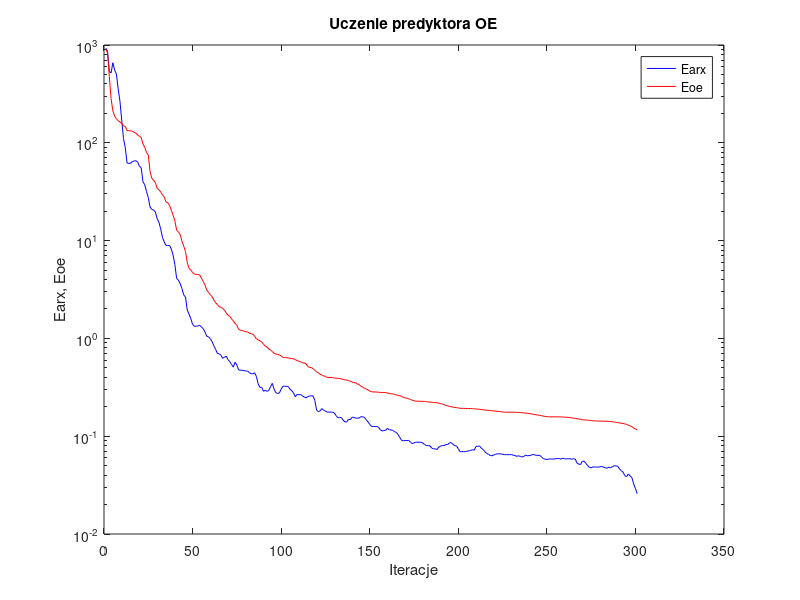
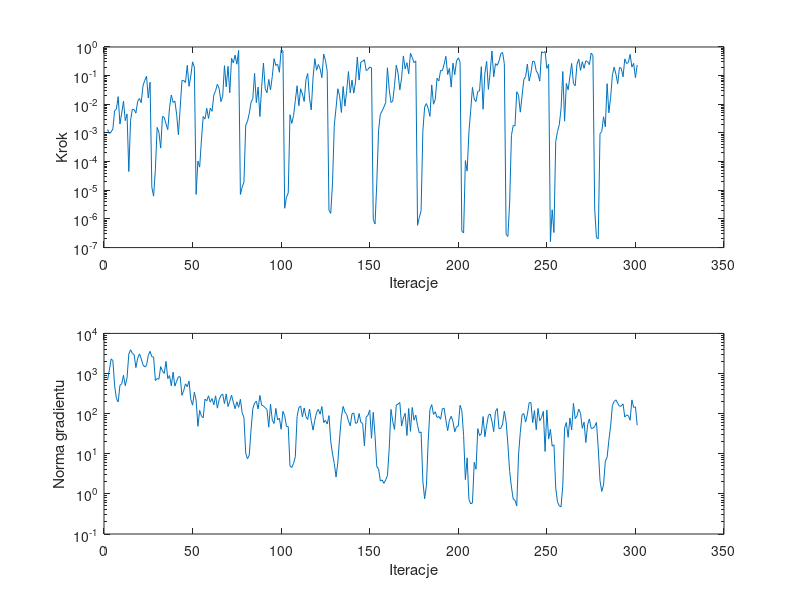

Recreate these plots in MATLAB, in order.
%uczenie predyktora oe
clear all;
n=0; farx(n+1)=9.304109e+002; foe(n+1)=9.113784e+002; wspucz(n+1)=0.000000e+000; ng(n+1)=0.000000e+000;
%odnowa zmiennej metryki
n=1; farx(n+1)=8.646452e+002; foe(n+1)=8.261665e+002; krok(n+1)=1.320637e-003; ng(n+1)=6.823511e+002;
n=2; farx(n+1)=5.356075e+002; foe(n+1)=4.768242e+002; krok(n+1)=9.615395e-004; ng(n+1)=1.188586e+003;
n=3; farx(n+1)=5.188063e+002; foe(n+1)=2.826557e+002; krok(n+1)=1.070672e-003; ng(n+1)=2.311208e+003;
n=4; farx(n+1)=6.582475e+002; foe(n+1)=2.119558e+002; krok(n+1)=1.387045e-003; ng(n+1)=2.094818e+003;
n=5; farx(n+1)=5.558818e+002; foe(n+1)=1.872054e+002; krok(n+1)=6.023109e-003; ng(n+1)=4.953120e+002;
n=6; farx(n+1)=5.047333e+002; foe(n+1)=1.762162e+002; krok(n+1)=6.802533e-003; ng(n+1)=2.394547e+002;
n=7; farx(n+1)=3.558620e+002; foe(n+1)=1.678372e+002; krok(n+1)=1.859561e-002; ng(n+1)=1.963294e+002;
n=8; farx(n+1)=2.663365e+002; foe(n+1)=1.635767e+002; krok(n+1)=2.041615e-003; ng(n+1)=5.093297e+002;
n=9; farx(n+1)=1.711507e+002; foe(n+1)=1.579521e+002; krok(n+1)=4.916421e-003; ng(n+1)=5.538213e+002;
n=10; farx(n+1)=1.106595e+002; foe(n+1)=1.490425e+002; krok(n+1)=1.299379e-002; ng(n+1)=9.043411e+002;
n=11; farx(n+1)=8.950776e+001; foe(n+1)=1.469598e+002; krok(n+1)=2.695374e-003; ng(n+1)=4.965183e+002;
n=12; farx(n+1)=6.225261e+001; foe(n+1)=1.334633e+002; krok(n+1)=4.618991e-003; ng(n+1)=7.766321e+002;
n=13; farx(n+1)=6.158776e+001; foe(n+1)=1.331029e+002; krok(n+1)=4.508384e-005; ng(n+1)=3.047214e+003;
n=14; farx(n+1)=6.183147e+001; foe(n+1)=1.326105e+002; krok(n+1)=2.778799e-003; ng(n+1)=3.916843e+003;
n=15; farx(n+1)=6.422565e+001; foe(n+1)=1.317066e+002; krok(n+1)=6.718810e-003; ng(n+1)=3.159967e+003;
n=16; farx(n+1)=6.509987e+001; foe(n+1)=1.279858e+002; krok(n+1)=6.526603e-003; ng(n+1)=2.937555e+003;
n=17; farx(n+1)=6.559233e+001; foe(n+1)=1.257512e+002; krok(n+1)=4.916421e-003; ng(n+1)=1.403113e+003;
n=18; farx(n+1)=6.338571e+001; foe(n+1)=1.203834e+002; krok(n+1)=1.269968e-002; ng(n+1)=2.390522e+003;
n=19; farx(n+1)=5.749063e+001; foe(n+1)=1.163639e+002; krok(n+1)=1.604627e-002; ng(n+1)=3.075344e+003;
n=20; farx(n+1)=5.544705e+001; foe(n+1)=1.133450e+002; krok(n+1)=1.139839e-002; ng(n+1)=2.348367e+003;
n=21; farx(n+1)=3.997205e+001; foe(n+1)=9.725830e+001; krok(n+1)=4.382471e-002; ng(n+1)=1.651936e+003;
n=22; farx(n+1)=3.723156e+001; foe(n+1)=8.988696e+001; krok(n+1)=6.826594e-002; ng(n+1)=1.454830e+003;
n=23; farx(n+1)=3.178337e+001; foe(n+1)=7.932060e+001; krok(n+1)=9.515193e-002; ng(n+1)=1.590669e+003;
n=24; farx(n+1)=2.750228e+001; foe(n+1)=7.504012e+001; krok(n+1)=1.669856e-002; ng(n+1)=2.835161e+003;
n=25; farx(n+1)=2.203212e+001; foe(n+1)=5.078836e+001; krok(n+1)=5.893163e-002; ng(n+1)=3.564881e+003;
%odnowa zmiennej metryki
n=26; farx(n+1)=2.083261e+001; foe(n+1)=4.341198e+001; krok(n+1)=1.277945e-005; ng(n+1)=2.625483e+003;
n=27; farx(n+1)=2.056756e+001; foe(n+1)=4.116495e+001; krok(n+1)=6.232633e-006; ng(n+1)=2.570288e+003;
n=28; farx(n+1)=1.961280e+001; foe(n+1)=3.930494e+001; krok(n+1)=5.249070e-005; ng(n+1)=6.661473e+002;
n=29; farx(n+1)=1.679925e+001; foe(n+1)=3.416861e+001; krok(n+1)=1.556794e-003; ng(n+1)=7.526014e+002;
n=30; farx(n+1)=1.539720e+001; foe(n+1)=3.320772e+001; krok(n+1)=1.050435e-003; ng(n+1)=7.202421e+002;
n=31; farx(n+1)=1.319136e+001; foe(n+1)=3.147459e+001; krok(n+1)=2.964438e-004; ng(n+1)=1.485669e+003;
n=32; farx(n+1)=1.076466e+001; foe(n+1)=2.943058e+001; krok(n+1)=3.792794e-003; ng(n+1)=1.153015e+003;
n=33; farx(n+1)=9.686441e+000; foe(n+1)=2.795074e+001; krok(n+1)=3.481777e-003; ng(n+1)=1.008948e+003;
n=34; farx(n+1)=8.918636e+000; foe(n+1)=2.483704e+001; krok(n+1)=2.080994e-003; ng(n+1)=2.010977e+003;
n=35; farx(n+1)=8.920758e+000; foe(n+1)=2.442839e+001; krok(n+1)=1.300439e-003; ng(n+1)=7.483291e+002;
n=36; farx(n+1)=8.931265e+000; foe(n+1)=2.289178e+001; krok(n+1)=7.739087e-003; ng(n+1)=8.913603e+002;
n=37; farx(n+1)=8.179676e+000; foe(n+1)=2.041506e+001; krok(n+1)=2.113019e-002; ng(n+1)=4.937377e+002;
n=38; farx(n+1)=7.115274e+000; foe(n+1)=1.815127e+001; krok(n+1)=1.153579e-002; ng(n+1)=1.081842e+003;
n=39; farx(n+1)=5.697049e+000; foe(n+1)=1.595225e+001; krok(n+1)=1.299379e-002; ng(n+1)=4.847232e+002;
n=40; farx(n+1)=4.108793e+000; foe(n+1)=1.276167e+001; krok(n+1)=4.505183e-003; ng(n+1)=6.425156e+002;
n=41; farx(n+1)=3.942833e+000; foe(n+1)=1.229573e+001; krok(n+1)=8.713055e-004; ng(n+1)=8.320311e+002;
n=42; farx(n+1)=3.628325e+000; foe(n+1)=1.152193e+001; krok(n+1)=7.397815e-003; ng(n+1)=8.272067e+002;
n=43; farx(n+1)=3.241165e+000; foe(n+1)=9.854265e+000; krok(n+1)=6.786752e-002; ng(n+1)=2.863076e+002;
n=44; farx(n+1)=2.784784e+000; foe(n+1)=8.770027e+000; krok(n+1)=6.739301e-002; ng(n+1)=3.813119e+002;
n=45; farx(n+1)=2.648834e+000; foe(n+1)=7.760724e+000; krok(n+1)=5.753289e-002; ng(n+1)=5.534765e+002;
n=46; farx(n+1)=1.948369e+000; foe(n+1)=5.935117e+000; krok(n+1)=2.286401e-001; ng(n+1)=4.711136e+002;
n=47; farx(n+1)=1.768937e+000; foe(n+1)=5.200064e+000; krok(n+1)=4.215364e-002; ng(n+1)=6.476483e+002;
n=48; farx(n+1)=1.592428e+000; foe(n+1)=5.006112e+000; krok(n+1)=9.781251e-002; ng(n+1)=2.262667e+002;
n=49; farx(n+1)=1.393399e+000; foe(n+1)=4.719238e+000; krok(n+1)=3.031633e-001; ng(n+1)=1.625662e+002;
n=50; farx(n+1)=1.331878e+000; foe(n+1)=4.553036e+000; krok(n+1)=1.989372e-001; ng(n+1)=3.405677e+002;
%odnowa zmiennej metryki
n=51; farx(n+1)=1.331520e+000; foe(n+1)=4.516877e+000; krok(n+1)=7.204914e-006; ng(n+1)=2.172655e+002;
n=52; farx(n+1)=1.341620e+000; foe(n+1)=4.496987e+000; krok(n+1)=1.046887e-004; ng(n+1)=4.828815e+001;
n=53; farx(n+1)=1.359750e+000; foe(n+1)=4.451894e+000; krok(n+1)=6.435256e-005; ng(n+1)=1.207952e+002;
n=54; farx(n+1)=1.311732e+000; foe(n+1)=4.133226e+000; krok(n+1)=5.734420e-004; ng(n+1)=8.733309e+001;
n=55; farx(n+1)=1.255466e+000; foe(n+1)=3.827854e+000; krok(n+1)=3.778589e-003; ng(n+1)=7.862589e+001;
n=56; farx(n+1)=1.163883e+000; foe(n+1)=3.514972e+000; krok(n+1)=3.049962e-003; ng(n+1)=2.303773e+002;
n=57; farx(n+1)=1.052493e+000; foe(n+1)=3.126642e+000; krok(n+1)=7.242402e-003; ng(n+1)=2.084554e+002;
n=58; farx(n+1)=1.039082e+000; foe(n+1)=2.947427e+000; krok(n+1)=3.206931e-003; ng(n+1)=2.788771e+002;
n=59; farx(n+1)=9.940985e-001; foe(n+1)=2.803327e+000; krok(n+1)=7.321912e-003; ng(n+1)=1.927932e+002;
n=60; farx(n+1)=9.281614e-001; foe(n+1)=2.676965e+000; krok(n+1)=5.711090e-003; ng(n+1)=2.379820e+002;
n=61; farx(n+1)=8.425656e-001; foe(n+1)=2.476509e+000; krok(n+1)=2.107682e-002; ng(n+1)=1.659096e+002;
n=62; farx(n+1)=7.729790e-001; foe(n+1)=2.316029e+000; krok(n+1)=3.002384e-002; ng(n+1)=2.781262e+002;
n=63; farx(n+1)=7.014987e-001; foe(n+1)=2.219521e+000; krok(n+1)=5.003902e-002; ng(n+1)=1.369942e+002;
n=64; farx(n+1)=6.960694e-001; foe(n+1)=2.115716e+000; krok(n+1)=3.571716e-002; ng(n+1)=2.224386e+002;
n=65; farx(n+1)=6.722569e-001; foe(n+1)=2.071440e+000; krok(n+1)=1.238474e-002; ng(n+1)=2.832938e+002;
n=66; farx(n+1)=6.262324e-001; foe(n+1)=2.027325e+000; krok(n+1)=1.895365e-002; ng(n+1)=3.081620e+002;
n=67; farx(n+1)=6.411738e-001; foe(n+1)=1.939137e+000; krok(n+1)=2.228338e-001; ng(n+1)=1.777969e+002;
n=68; farx(n+1)=6.584518e-001; foe(n+1)=1.822679e+000; krok(n+1)=4.050274e-002; ng(n+1)=3.088973e+002;
n=69; farx(n+1)=6.062545e-001; foe(n+1)=1.729467e+000; krok(n+1)=2.114442e-001; ng(n+1)=1.508683e+002;
n=70; farx(n+1)=5.789786e-001; foe(n+1)=1.686777e+000; krok(n+1)=2.525939e-002; ng(n+1)=2.035033e+002;
n=71; farx(n+1)=5.414481e-001; foe(n+1)=1.576001e+000; krok(n+1)=4.021517e-001; ng(n+1)=2.886156e+002;
n=72; farx(n+1)=5.083484e-001; foe(n+1)=1.510816e+000; krok(n+1)=2.798246e-001; ng(n+1)=1.929548e+002;
n=73; farx(n+1)=5.715235e-001; foe(n+1)=1.423499e+000; krok(n+1)=5.189311e-001; ng(n+1)=1.327188e+002;
n=74; farx(n+1)=5.329616e-001; foe(n+1)=1.362827e+000; krok(n+1)=2.515191e-001; ng(n+1)=1.971393e+002;
n=75; farx(n+1)=4.750968e-001; foe(n+1)=1.237702e+000; krok(n+1)=7.560816e-001; ng(n+1)=1.433397e+002;
%odnowa zmiennej metryki
n=76; farx(n+1)=4.731878e-001; foe(n+1)=1.212258e+000; krok(n+1)=7.133044e-006; ng(n+1)=2.273276e+002;
n=77; farx(n+1)=4.718780e-001; foe(n+1)=1.200437e+000; krok(n+1)=1.290355e-005; ng(n+1)=1.048382e+002;
n=78; farx(n+1)=4.675150e-001; foe(n+1)=1.187925e+000; krok(n+1)=1.934393e-005; ng(n+1)=7.999117e+001;
n=79; farx(n+1)=4.661462e-001; foe(n+1)=1.171026e+000; krok(n+1)=1.882699e-003; ng(n+1)=1.026154e+001;
n=80; farx(n+1)=4.619723e-001; foe(n+1)=1.163899e+000; krok(n+1)=2.530456e-003; ng(n+1)=7.455227e+000;
n=81; farx(n+1)=4.492410e-001; foe(n+1)=1.138847e+000; krok(n+1)=4.849441e-003; ng(n+1)=9.302143e+000;
n=82; farx(n+1)=4.359694e-001; foe(n+1)=1.114657e+000; krok(n+1)=1.167289e-002; ng(n+1)=3.932092e+001;
n=83; farx(n+1)=4.331463e-001; foe(n+1)=1.107648e+000; krok(n+1)=1.571994e-002; ng(n+1)=1.325997e+002;
n=84; farx(n+1)=4.456128e-001; foe(n+1)=1.056885e+000; krok(n+1)=1.200954e-001; ng(n+1)=1.825221e+002;
n=85; farx(n+1)=4.090303e-001; foe(n+1)=9.940937e-001; krok(n+1)=1.142218e-002; ng(n+1)=2.026253e+002;
n=86; farx(n+1)=3.442083e-001; foe(n+1)=9.657311e-001; krok(n+1)=4.000365e-002; ng(n+1)=1.308800e+002;
n=87; farx(n+1)=3.155425e-001; foe(n+1)=9.465920e-001; krok(n+1)=3.726829e-003; ng(n+1)=2.844512e+002;
n=88; farx(n+1)=3.172717e-001; foe(n+1)=9.189386e-001; krok(n+1)=4.076532e-002; ng(n+1)=1.618809e+002;
n=89; farx(n+1)=2.878020e-001; foe(n+1)=8.757668e-001; krok(n+1)=2.740921e-001; ng(n+1)=1.552462e+002;
n=90; farx(n+1)=2.947639e-001; foe(n+1)=8.345411e-001; krok(n+1)=3.497807e-002; ng(n+1)=1.411758e+002;
n=91; farx(n+1)=2.873863e-001; foe(n+1)=8.198756e-001; krok(n+1)=2.527804e-002; ng(n+1)=1.272495e+002;
n=92; farx(n+1)=2.935452e-001; foe(n+1)=7.796288e-001; krok(n+1)=7.398460e-002; ng(n+1)=4.595962e+001;
n=93; farx(n+1)=3.200750e-001; foe(n+1)=7.568245e-001; krok(n+1)=3.172883e-002; ng(n+1)=1.720770e+002;
n=94; farx(n+1)=3.470212e-001; foe(n+1)=7.344550e-001; krok(n+1)=9.479650e-002; ng(n+1)=6.885790e+001;
n=95; farx(n+1)=3.034018e-001; foe(n+1)=7.045407e-001; krok(n+1)=3.903951e-001; ng(n+1)=5.684007e+001;
n=96; farx(n+1)=2.786397e-001; foe(n+1)=6.925150e-001; krok(n+1)=2.268451e-001; ng(n+1)=1.350377e+002;
n=97; farx(n+1)=2.732570e-001; foe(n+1)=6.846401e-001; krok(n+1)=2.515310e-001; ng(n+1)=6.961185e+001;
n=98; farx(n+1)=2.770815e-001; foe(n+1)=6.782904e-001; krok(n+1)=1.310933e-001; ng(n+1)=7.699081e+001;
n=99; farx(n+1)=3.020774e-001; foe(n+1)=6.606426e-001; krok(n+1)=8.029948e-001; ng(n+1)=4.073889e+001;
n=100; farx(n+1)=3.240642e-001; foe(n+1)=6.380965e-001; krok(n+1)=7.271671e-001; ng(n+1)=1.139011e+002;
%odnowa zmiennej metryki
n=101; farx(n+1)=3.239580e-001; foe(n+1)=6.362430e-001; krok(n+1)=2.358711e-006; ng(n+1)=8.977272e+001;
n=102; farx(n+1)=3.236879e-001; foe(n+1)=6.351787e-001; krok(n+1)=5.705403e-006; ng(n+1)=4.763558e+001;
n=103; farx(n+1)=3.227938e-001; foe(n+1)=6.334531e-001; krok(n+1)=8.010217e-006; ng(n+1)=4.773662e+001;
n=104; farx(n+1)=3.026159e-001; foe(n+1)=6.244495e-001; krok(n+1)=4.312903e-003; ng(n+1)=4.975379e+000;
n=105; farx(n+1)=2.911194e-001; foe(n+1)=6.211384e-001; krok(n+1)=2.162140e-003; ng(n+1)=4.537907e+000;
n=106; farx(n+1)=2.776120e-001; foe(n+1)=6.180302e-001; krok(n+1)=3.995494e-003; ng(n+1)=5.748727e+000;
n=107; farx(n+1)=2.530923e-001; foe(n+1)=6.083660e-001; krok(n+1)=1.337344e-002; ng(n+1)=8.449666e+000;
n=108; farx(n+1)=2.672499e-001; foe(n+1)=5.914089e-001; krok(n+1)=4.438543e-002; ng(n+1)=8.521790e+001;
n=109; farx(n+1)=2.653485e-001; foe(n+1)=5.858854e-001; krok(n+1)=8.956895e-003; ng(n+1)=1.413247e+002;
n=110; farx(n+1)=2.667792e-001; foe(n+1)=5.749378e-001; krok(n+1)=3.497807e-002; ng(n+1)=1.551656e+002;
n=111; farx(n+1)=2.588080e-001; foe(n+1)=5.648951e-001; krok(n+1)=2.272818e-002; ng(n+1)=8.273455e+001;
n=112; farx(n+1)=2.524401e-001; foe(n+1)=5.607970e-001; krok(n+1)=1.256280e-002; ng(n+1)=1.387289e+002;
n=113; farx(n+1)=2.465687e-001; foe(n+1)=5.526891e-001; krok(n+1)=7.255280e-002; ng(n+1)=8.426382e+001;
n=114; farx(n+1)=2.535353e-001; foe(n+1)=5.158779e-001; krok(n+1)=1.189066e-001; ng(n+1)=7.140335e+001;
n=115; farx(n+1)=2.577803e-001; foe(n+1)=5.057111e-001; krok(n+1)=1.636186e-002; ng(n+1)=1.302052e+002;
n=116; farx(n+1)=2.591160e-001; foe(n+1)=5.035241e-001; krok(n+1)=6.349841e-003; ng(n+1)=6.691228e+001;
n=117; farx(n+1)=2.583414e-001; foe(n+1)=4.907828e-001; krok(n+1)=8.438961e-002; ng(n+1)=3.878588e+001;
n=118; farx(n+1)=2.323954e-001; foe(n+1)=4.714661e-001; krok(n+1)=3.916031e-001; ng(n+1)=6.820808e+001;
n=119; farx(n+1)=1.849612e-001; foe(n+1)=4.544395e-001; krok(n+1)=1.559016e-001; ng(n+1)=1.066397e+002;
n=120; farx(n+1)=1.782145e-001; foe(n+1)=4.455232e-001; krok(n+1)=2.442288e-001; ng(n+1)=1.276469e+002;
n=121; farx(n+1)=1.818336e-001; foe(n+1)=4.293980e-001; krok(n+1)=1.732520e-001; ng(n+1)=9.694105e+001;
n=122; farx(n+1)=1.917305e-001; foe(n+1)=4.222947e-001; krok(n+1)=8.475198e-002; ng(n+1)=1.499570e+002;
n=123; farx(n+1)=1.840444e-001; foe(n+1)=4.141047e-001; krok(n+1)=5.657309e-001; ng(n+1)=6.026400e+001;
n=124; farx(n+1)=1.808139e-001; foe(n+1)=4.046229e-001; krok(n+1)=3.444314e-001; ng(n+1)=6.799079e+001;
n=125; farx(n+1)=1.763662e-001; foe(n+1)=4.001078e-001; krok(n+1)=1.434696e-001; ng(n+1)=5.522910e+001;
%odnowa zmiennej metryki
n=126; farx(n+1)=1.762951e-001; foe(n+1)=3.984577e-001; krok(n+1)=1.997297e-006; ng(n+1)=8.924966e+001;
n=127; farx(n+1)=1.762891e-001; foe(n+1)=3.983852e-001; krok(n+1)=1.561679e-006; ng(n+1)=2.029534e+001;
n=128; farx(n+1)=1.763956e-001; foe(n+1)=3.982141e-001; krok(n+1)=1.821997e-005; ng(n+1)=9.870071e+000;
n=129; farx(n+1)=1.729958e-001; foe(n+1)=3.937298e-001; krok(n+1)=1.861026e-003; ng(n+1)=5.741364e+000;
n=130; farx(n+1)=1.623468e-001; foe(n+1)=3.923898e-001; krok(n+1)=7.557177e-003; ng(n+1)=2.628962e+000;
n=131; farx(n+1)=1.546455e-001; foe(n+1)=3.906806e-001; krok(n+1)=3.481722e-002; ng(n+1)=6.116438e+000;
n=132; farx(n+1)=1.547245e-001; foe(n+1)=3.882639e-001; krok(n+1)=1.982937e-002; ng(n+1)=2.489993e+001;
n=133; farx(n+1)=1.551438e-001; foe(n+1)=3.863376e-001; krok(n+1)=5.200687e-003; ng(n+1)=8.064075e+001;
n=134; farx(n+1)=1.458237e-001; foe(n+1)=3.799480e-001; krok(n+1)=4.186607e-002; ng(n+1)=1.512203e+002;
n=135; farx(n+1)=1.402656e-001; foe(n+1)=3.770029e-001; krok(n+1)=8.625805e-003; ng(n+1)=1.092455e+002;
n=136; farx(n+1)=1.393783e-001; foe(n+1)=3.759822e-001; krok(n+1)=3.001959e-002; ng(n+1)=9.510958e+001;
n=137; farx(n+1)=1.489872e-001; foe(n+1)=3.692366e-001; krok(n+1)=1.387866e-001; ng(n+1)=6.584225e+001;
n=138; farx(n+1)=1.474166e-001; foe(n+1)=3.668702e-001; krok(n+1)=2.502130e-002; ng(n+1)=4.952472e+001;
n=139; farx(n+1)=1.558050e-001; foe(n+1)=3.576569e-001; krok(n+1)=7.000904e-002; ng(n+1)=9.866330e+001;
n=140; farx(n+1)=1.562761e-001; foe(n+1)=3.552241e-001; krok(n+1)=2.452306e-002; ng(n+1)=1.042258e+002;
n=141; farx(n+1)=1.528974e-001; foe(n+1)=3.522283e-001; krok(n+1)=6.045742e-002; ng(n+1)=5.741033e+001;
n=142; farx(n+1)=1.529650e-001; foe(n+1)=3.416453e-001; krok(n+1)=4.461084e-001; ng(n+1)=5.936483e+001;
n=143; farx(n+1)=1.532800e-001; foe(n+1)=3.377182e-001; krok(n+1)=7.000904e-002; ng(n+1)=1.005432e+002;
n=144; farx(n+1)=1.582747e-001; foe(n+1)=3.243113e-001; krok(n+1)=2.994154e-001; ng(n+1)=6.085900e+001;
n=145; farx(n+1)=1.579612e-001; foe(n+1)=3.181762e-001; krok(n+1)=3.164556e-001; ng(n+1)=5.711665e+001;
n=146; farx(n+1)=1.559163e-001; foe(n+1)=3.086983e-001; krok(n+1)=3.589327e-001; ng(n+1)=1.580690e+001;
n=147; farx(n+1)=1.473251e-001; foe(n+1)=3.046575e-001; krok(n+1)=1.501755e-001; ng(n+1)=8.191852e+001;
n=148; farx(n+1)=1.401987e-001; foe(n+1)=2.980501e-001; krok(n+1)=1.641051e-001; ng(n+1)=9.086630e+001;
n=149; farx(n+1)=1.322492e-001; foe(n+1)=2.889030e-001; krok(n+1)=2.001704e-001; ng(n+1)=1.234198e+002;
n=150; farx(n+1)=1.257878e-001; foe(n+1)=2.849980e-001; krok(n+1)=1.884118e-001; ng(n+1)=2.427309e+001;
%odnowa zmiennej metryki
n=151; farx(n+1)=1.257788e-001; foe(n+1)=2.834356e-001; krok(n+1)=9.567258e-007; ng(n+1)=1.080601e+002;
n=152; farx(n+1)=1.257819e-001; foe(n+1)=2.833724e-001; krok(n+1)=6.635642e-007; ng(n+1)=2.828795e+001;
n=153; farx(n+1)=1.257077e-001; foe(n+1)=2.833397e-001; krok(n+1)=1.877358e-005; ng(n+1)=4.780366e+000;
n=154; farx(n+1)=1.233675e-001; foe(n+1)=2.813412e-001; krok(n+1)=1.234892e-003; ng(n+1)=4.206459e+000;
n=155; farx(n+1)=1.164022e-001; foe(n+1)=2.804332e-001; krok(n+1)=4.498755e-003; ng(n+1)=2.082652e+000;
n=156; farx(n+1)=1.131150e-001; foe(n+1)=2.799842e-001; krok(n+1)=5.829556e-003; ng(n+1)=2.228769e+000;
n=157; farx(n+1)=1.142942e-001; foe(n+1)=2.795271e-001; krok(n+1)=8.055458e-003; ng(n+1)=1.828580e+000;
n=158; farx(n+1)=1.151707e-001; foe(n+1)=2.790765e-001; krok(n+1)=1.131031e-002; ng(n+1)=2.223732e+000;
n=159; farx(n+1)=1.199757e-001; foe(n+1)=2.767009e-001; krok(n+1)=1.881412e-001; ng(n+1)=2.844703e+000;
n=160; farx(n+1)=1.166789e-001; foe(n+1)=2.730693e-001; krok(n+1)=3.340315e-002; ng(n+1)=1.323612e+001;
n=161; farx(n+1)=1.157465e-001; foe(n+1)=2.715681e-001; krok(n+1)=1.153579e-002; ng(n+1)=1.274048e+002;
n=162; farx(n+1)=1.147519e-001; foe(n+1)=2.706590e-001; krok(n+1)=1.297031e-002; ng(n+1)=6.338301e+001;
n=163; farx(n+1)=1.111391e-001; foe(n+1)=2.679852e-001; krok(n+1)=4.568872e-002; ng(n+1)=4.029380e+001;
n=164; farx(n+1)=1.094104e-001; foe(n+1)=2.648779e-001; krok(n+1)=2.317569e-001; ng(n+1)=1.622351e+002;
n=165; farx(n+1)=1.039145e-001; foe(n+1)=2.615418e-001; krok(n+1)=1.204927e-001; ng(n+1)=1.724544e+002;
n=166; farx(n+1)=9.663446e-002; foe(n+1)=2.586737e-001; krok(n+1)=3.201356e-002; ng(n+1)=1.900889e+002;
n=167; farx(n+1)=9.062086e-002; foe(n+1)=2.554539e-001; krok(n+1)=8.276012e-002; ng(n+1)=4.902704e+001;
n=168; farx(n+1)=8.976080e-002; foe(n+1)=2.499394e-001; krok(n+1)=4.881595e-001; ng(n+1)=7.803683e+001;
n=169; farx(n+1)=9.039699e-002; foe(n+1)=2.470729e-001; krok(n+1)=1.717868e-001; ng(n+1)=1.022605e+002;
n=170; farx(n+1)=9.037479e-002; foe(n+1)=2.442857e-001; krok(n+1)=2.828655e-001; ng(n+1)=2.855506e+001;
n=171; farx(n+1)=9.071847e-002; foe(n+1)=2.415653e-001; krok(n+1)=1.158784e-001; ng(n+1)=1.341100e+002;
n=172; farx(n+1)=8.686190e-002; foe(n+1)=2.369900e-001; krok(n+1)=6.007020e-001; ng(n+1)=3.625778e+001;
n=173; farx(n+1)=8.386516e-002; foe(n+1)=2.333809e-001; krok(n+1)=4.288049e-001; ng(n+1)=1.428568e+002;
n=174; farx(n+1)=8.564992e-002; foe(n+1)=2.304225e-001; krok(n+1)=2.857373e-001; ng(n+1)=6.872540e+001;
n=175; farx(n+1)=8.682286e-002; foe(n+1)=2.281590e-001; krok(n+1)=3.261226e-001; ng(n+1)=9.193283e+001;
%odnowa zmiennej metryki
n=176; farx(n+1)=8.681999e-002; foe(n+1)=2.279138e-001; krok(n+1)=5.996283e-007; ng(n+1)=5.082927e+001;
n=177; farx(n+1)=8.678185e-002; foe(n+1)=2.277553e-001; krok(n+1)=1.124661e-006; ng(n+1)=3.296728e+001;
n=178; farx(n+1)=8.666582e-002; foe(n+1)=2.274644e-001; krok(n+1)=1.951528e-006; ng(n+1)=3.500263e+001;
n=179; farx(n+1)=8.500431e-002; foe(n+1)=2.269857e-001; krok(n+1)=1.160015e-003; ng(n+1)=2.069596e+000;
n=180; farx(n+1)=8.220701e-002; foe(n+1)=2.267159e-001; krok(n+1)=8.009570e-003; ng(n+1)=7.523702e-001;
n=181; farx(n+1)=8.014909e-002; foe(n+1)=2.258991e-001; krok(n+1)=1.064021e-002; ng(n+1)=1.610436e+000;
n=182; farx(n+1)=8.001408e-002; foe(n+1)=2.239208e-001; krok(n+1)=7.191676e-003; ng(n+1)=2.002152e+001;
n=183; farx(n+1)=7.979479e-002; foe(n+1)=2.235242e-001; krok(n+1)=3.785561e-003; ng(n+1)=1.275764e+002;
n=184; farx(n+1)=7.561315e-002; foe(n+1)=2.221442e-001; krok(n+1)=4.756755e-002; ng(n+1)=1.680144e+002;
n=185; farx(n+1)=7.433163e-002; foe(n+1)=2.209678e-001; krok(n+1)=1.007231e-002; ng(n+1)=9.579545e+001;
n=186; farx(n+1)=7.435221e-002; foe(n+1)=2.206057e-001; krok(n+1)=1.473291e-002; ng(n+1)=1.113430e+002;
n=187; farx(n+1)=7.301588e-002; foe(n+1)=2.199952e-001; krok(n+1)=8.153064e-002; ng(n+1)=8.009092e+001;
n=188; farx(n+1)=7.758000e-002; foe(n+1)=2.175770e-001; krok(n+1)=6.460817e-002; ng(n+1)=8.503688e+001;
n=189; farx(n+1)=7.886789e-002; foe(n+1)=2.154709e-001; krok(n+1)=1.515816e-001; ng(n+1)=7.224918e+001;
n=190; farx(n+1)=8.071289e-002; foe(n+1)=2.130924e-001; krok(n+1)=1.476964e-001; ng(n+1)=1.328957e+002;
n=191; farx(n+1)=8.000823e-002; foe(n+1)=2.103013e-001; krok(n+1)=2.522670e-001; ng(n+1)=1.364890e+002;
n=192; farx(n+1)=8.232902e-002; foe(n+1)=2.057171e-001; krok(n+1)=4.726961e-001; ng(n+1)=6.869975e+001;
n=193; farx(n+1)=8.212045e-002; foe(n+1)=2.048445e-001; krok(n+1)=1.096649e-001; ng(n+1)=3.750640e+001;
n=194; farx(n+1)=8.552520e-002; foe(n+1)=2.012941e-001; krok(n+1)=1.794685e-001; ng(n+1)=6.856424e+001;
n=195; farx(n+1)=8.595177e-002; foe(n+1)=2.003228e-001; krok(n+1)=3.979978e-002; ng(n+1)=8.589808e+001;
n=196; farx(n+1)=8.277461e-002; foe(n+1)=1.981870e-001; krok(n+1)=2.730638e-001; ng(n+1)=6.345869e+001;
n=197; farx(n+1)=8.002629e-002; foe(n+1)=1.969172e-001; krok(n+1)=1.081188e-001; ng(n+1)=3.540337e+001;
n=198; farx(n+1)=7.949100e-002; foe(n+1)=1.961514e-001; krok(n+1)=3.240219e-001; ng(n+1)=4.704076e+001;
n=199; farx(n+1)=7.448998e-002; foe(n+1)=1.945806e-001; krok(n+1)=4.187571e-001; ng(n+1)=4.903742e+001;
n=200; farx(n+1)=6.952541e-002; foe(n+1)=1.930966e-001; krok(n+1)=2.981475e-001; ng(n+1)=1.612490e+002;
%odnowa zmiennej metryki
n=201; farx(n+1)=6.953766e-002; foe(n+1)=1.925213e-001; krok(n+1)=3.720267e-007; ng(n+1)=1.188104e+002;
n=202; farx(n+1)=6.953687e-002; foe(n+1)=1.924649e-001; krok(n+1)=3.246703e-007; ng(n+1)=2.872701e+001;
n=203; farx(n+1)=6.957182e-002; foe(n+1)=1.924260e-001; krok(n+1)=1.085565e-004; ng(n+1)=2.272115e+000;
n=204; farx(n+1)=7.028733e-002; foe(n+1)=1.920732e-001; krok(n+1)=4.672577e-005; ng(n+1)=7.904500e+000;
n=205; farx(n+1)=7.089787e-002; foe(n+1)=1.920157e-001; krok(n+1)=1.084015e-003; ng(n+1)=7.326807e-001;
n=206; farx(n+1)=7.136995e-002; foe(n+1)=1.919125e-001; krok(n+1)=6.047937e-003; ng(n+1)=5.631099e-001;
n=207; farx(n+1)=7.281215e-002; foe(n+1)=1.911379e-001; krok(n+1)=3.897625e-002; ng(n+1)=5.965362e-001;
n=208; farx(n+1)=7.194535e-002; foe(n+1)=1.906889e-001; krok(n+1)=1.526430e-002; ng(n+1)=6.136716e+000;
n=209; farx(n+1)=7.856625e-002; foe(n+1)=1.897102e-001; krok(n+1)=1.238474e-002; ng(n+1)=4.124047e+000;
n=210; farx(n+1)=7.894405e-002; foe(n+1)=1.889194e-001; krok(n+1)=2.840322e-002; ng(n+1)=4.226877e+001;
n=211; farx(n+1)=7.939678e-002; foe(n+1)=1.887295e-001; krok(n+1)=2.928765e-002; ng(n+1)=2.837571e+001;
n=212; farx(n+1)=7.542657e-002; foe(n+1)=1.872782e-001; krok(n+1)=2.049552e-001; ng(n+1)=3.136222e+001;
n=213; farx(n+1)=7.309111e-002; foe(n+1)=1.863142e-001; krok(n+1)=6.700076e-003; ng(n+1)=8.452291e+001;
n=214; farx(n+1)=6.950401e-002; foe(n+1)=1.854966e-001; krok(n+1)=1.209148e-001; ng(n+1)=2.651055e+001;
n=215; farx(n+1)=6.660648e-002; foe(n+1)=1.843575e-001; krok(n+1)=3.161324e-001; ng(n+1)=5.062542e+001;
n=216; farx(n+1)=6.551912e-002; foe(n+1)=1.838812e-001; krok(n+1)=3.329590e-002; ng(n+1)=9.080963e+001;
n=217; farx(n+1)=6.355085e-002; foe(n+1)=1.832577e-001; krok(n+1)=1.348264e-001; ng(n+1)=9.744835e+001;
n=218; farx(n+1)=6.308656e-002; foe(n+1)=1.819317e-001; krok(n+1)=7.238398e-001; ng(n+1)=6.448846e+001;
n=219; farx(n+1)=6.421366e-002; foe(n+1)=1.814639e-001; krok(n+1)=9.118713e-002; ng(n+1)=3.570930e+001;
n=220; farx(n+1)=6.537582e-002; foe(n+1)=1.805937e-001; krok(n+1)=2.624788e-001; ng(n+1)=1.132180e+002;
n=221; farx(n+1)=6.611340e-002; foe(n+1)=1.796946e-001; krok(n+1)=2.286351e-001; ng(n+1)=1.341516e+002;
n=222; farx(n+1)=6.592086e-002; foe(n+1)=1.789999e-001; krok(n+1)=3.200292e-001; ng(n+1)=4.178665e+001;
n=223; farx(n+1)=6.598709e-002; foe(n+1)=1.781327e-001; krok(n+1)=5.900599e-001; ng(n+1)=4.284190e+001;
n=224; farx(n+1)=6.535725e-002; foe(n+1)=1.768516e-001; krok(n+1)=6.428475e-001; ng(n+1)=5.513076e+001;
n=225; farx(n+1)=6.473572e-002; foe(n+1)=1.761525e-001; krok(n+1)=2.613267e-001; ng(n+1)=1.162670e+002;
%odnowa zmiennej metryki
n=226; farx(n+1)=6.472550e-002; foe(n+1)=1.760346e-001; krok(n+1)=2.871559e-007; ng(n+1)=6.263734e+001;
n=227; farx(n+1)=6.472474e-002; foe(n+1)=1.760215e-001; krok(n+1)=2.450263e-007; ng(n+1)=1.717535e+001;
n=228; farx(n+1)=6.471356e-002; foe(n+1)=1.760166e-001; krok(n+1)=3.873148e-006; ng(n+1)=3.610922e+000;
n=229; farx(n+1)=6.492226e-002; foe(n+1)=1.758624e-001; krok(n+1)=8.229017e-004; ng(n+1)=1.486950e+000;
n=230; farx(n+1)=6.397558e-002; foe(n+1)=1.757784e-001; krok(n+1)=1.830478e-003; ng(n+1)=7.433407e-001;
n=231; farx(n+1)=6.337893e-002; foe(n+1)=1.757453e-001; krok(n+1)=1.758026e-003; ng(n+1)=6.947739e-001;
n=232; farx(n+1)=6.223583e-002; foe(n+1)=1.754420e-001; krok(n+1)=2.741202e-002; ng(n+1)=4.983683e-001;
n=233; farx(n+1)=6.310650e-002; foe(n+1)=1.750548e-001; krok(n+1)=2.097129e-002; ng(n+1)=9.266943e+000;
n=234; farx(n+1)=6.214319e-002; foe(n+1)=1.744575e-001; krok(n+1)=5.320104e-003; ng(n+1)=3.395381e+001;
n=235; farx(n+1)=6.130077e-002; foe(n+1)=1.741476e-001; krok(n+1)=1.960331e-002; ng(n+1)=9.398943e+001;
n=236; farx(n+1)=6.215460e-002; foe(n+1)=1.732201e-001; krok(n+1)=7.274432e-002; ng(n+1)=1.004213e+002;
n=237; farx(n+1)=6.413876e-002; foe(n+1)=1.723832e-001; krok(n+1)=9.267410e-002; ng(n+1)=6.154189e+001;
n=238; farx(n+1)=6.303546e-002; foe(n+1)=1.711503e-001; krok(n+1)=2.538306e-001; ng(n+1)=9.624839e+001;
n=239; farx(n+1)=6.333699e-002; foe(n+1)=1.702213e-001; krok(n+1)=6.468141e-002; ng(n+1)=1.872885e+002;
n=240; farx(n+1)=6.385968e-002; foe(n+1)=1.694919e-001; krok(n+1)=1.237945e-001; ng(n+1)=1.891776e+002;
n=241; farx(n+1)=6.494601e-002; foe(n+1)=1.677396e-001; krok(n+1)=3.217882e-001; ng(n+1)=5.976357e+001;
n=242; farx(n+1)=6.465545e-002; foe(n+1)=1.663166e-001; krok(n+1)=3.054682e-001; ng(n+1)=1.195614e+002;
n=243; farx(n+1)=6.375168e-002; foe(n+1)=1.656065e-001; krok(n+1)=1.468011e-001; ng(n+1)=3.966461e+001;
n=244; farx(n+1)=6.359597e-002; foe(n+1)=1.643604e-001; krok(n+1)=1.160291e-001; ng(n+1)=1.345850e+002;
n=245; farx(n+1)=6.383593e-002; foe(n+1)=1.634666e-001; krok(n+1)=6.418507e-002; ng(n+1)=6.658606e+001;
n=246; farx(n+1)=6.112617e-002; foe(n+1)=1.620472e-001; krok(n+1)=6.855549e-001; ng(n+1)=7.961998e+001;
n=247; farx(n+1)=5.899854e-002; foe(n+1)=1.603113e-001; krok(n+1)=6.246649e-001; ng(n+1)=1.139806e+002;
n=248; farx(n+1)=5.830930e-002; foe(n+1)=1.594185e-001; krok(n+1)=6.954939e-001; ng(n+1)=1.144743e+001;
n=249; farx(n+1)=5.778207e-002; foe(n+1)=1.587481e-001; krok(n+1)=1.794664e-001; ng(n+1)=1.235488e+002;
n=250; farx(n+1)=5.846026e-002; foe(n+1)=1.579095e-001; krok(n+1)=2.476508e-001; ng(n+1)=2.319418e+001;
%odnowa zmiennej metryki
n=251; farx(n+1)=5.846028e-002; foe(n+1)=1.578695e-001; krok(n+1)=1.606792e-007; ng(n+1)=4.064137e+001;
n=252; farx(n+1)=5.842204e-002; foe(n+1)=1.578065e-001; krok(n+1)=2.080520e-006; ng(n+1)=1.547231e+001;
n=253; farx(n+1)=5.841667e-002; foe(n+1)=1.577957e-001; krok(n+1)=3.361691e-007; ng(n+1)=1.672339e+001;
n=254; farx(n+1)=5.890788e-002; foe(n+1)=1.577185e-001; krok(n+1)=5.033545e-004; ng(n+1)=1.406869e+000;
n=255; farx(n+1)=5.908607e-002; foe(n+1)=1.576854e-001; krok(n+1)=1.124619e-003; ng(n+1)=6.340568e-001;
n=256; farx(n+1)=5.909221e-002; foe(n+1)=1.576562e-001; krok(n+1)=1.940831e-003; ng(n+1)=5.046064e-001;
n=257; farx(n+1)=5.830175e-002; foe(n+1)=1.575930e-001; krok(n+1)=6.884742e-003; ng(n+1)=4.733116e-001;
n=258; farx(n+1)=5.958549e-002; foe(n+1)=1.569155e-001; krok(n+1)=1.392836e-001; ng(n+1)=1.641775e+000;
n=259; farx(n+1)=5.864209e-002; foe(n+1)=1.567825e-001; krok(n+1)=2.581388e-003; ng(n+1)=4.353786e+001;
n=260; farx(n+1)=5.876143e-002; foe(n+1)=1.562869e-001; krok(n+1)=5.360061e-002; ng(n+1)=6.006381e+001;
n=261; farx(n+1)=5.874225e-002; foe(n+1)=1.559923e-001; krok(n+1)=3.192743e-002; ng(n+1)=2.566964e+001;
n=262; farx(n+1)=5.894785e-002; foe(n+1)=1.550316e-001; krok(n+1)=9.091272e-002; ng(n+1)=7.800123e+001;
n=263; farx(n+1)=5.814665e-002; foe(n+1)=1.542687e-001; krok(n+1)=2.656312e-001; ng(n+1)=3.941485e+001;
n=264; farx(n+1)=5.878685e-002; foe(n+1)=1.525596e-001; krok(n+1)=5.335388e-002; ng(n+1)=1.801834e+002;
n=265; farx(n+1)=5.833957e-002; foe(n+1)=1.521531e-001; krok(n+1)=4.446078e-002; ng(n+1)=7.500831e+001;
n=266; farx(n+1)=5.317963e-002; foe(n+1)=1.510614e-001; krok(n+1)=2.511345e-001; ng(n+1)=8.770700e+001;
n=267; farx(n+1)=5.176035e-002; foe(n+1)=1.498222e-001; krok(n+1)=3.815505e-001; ng(n+1)=1.293943e+002;
n=268; farx(n+1)=5.137225e-002; foe(n+1)=1.486819e-001; krok(n+1)=1.530377e-001; ng(n+1)=1.017279e+002;
n=269; farx(n+1)=5.538304e-002; foe(n+1)=1.473060e-001; krok(n+1)=3.054682e-001; ng(n+1)=4.303020e+001;
n=270; farx(n+1)=5.555767e-002; foe(n+1)=1.468353e-001; krok(n+1)=1.807191e-001; ng(n+1)=6.141725e+001;
n=271; farx(n+1)=5.270989e-002; foe(n+1)=1.464450e-001; krok(n+1)=3.288994e-001; ng(n+1)=1.908316e+001;
n=272; farx(n+1)=5.018109e-002; foe(n+1)=1.459686e-001; krok(n+1)=3.091015e-001; ng(n+1)=5.283574e+001;
n=273; farx(n+1)=4.810835e-002; foe(n+1)=1.454497e-001; krok(n+1)=2.408726e-001; ng(n+1)=7.390292e+001;
n=274; farx(n+1)=4.743174e-002; foe(n+1)=1.447263e-001; krok(n+1)=6.128735e-001; ng(n+1)=4.276910e+001;
n=275; farx(n+1)=4.850236e-002; foe(n+1)=1.437894e-001; krok(n+1)=5.108389e-001; ng(n+1)=4.335723e+001;
%odnowa zmiennej metryki
n=276; farx(n+1)=4.840291e-002; foe(n+1)=1.431448e-001; krok(n+1)=2.186742e-006; ng(n+1)=4.792580e+001;
n=277; farx(n+1)=4.837704e-002; foe(n+1)=1.430358e-001; krok(n+1)=2.208104e-007; ng(n+1)=6.034331e+001;
n=278; farx(n+1)=4.837499e-002; foe(n+1)=1.430260e-001; krok(n+1)=2.044105e-007; ng(n+1)=1.395392e+001;
n=279; farx(n+1)=4.850981e-002; foe(n+1)=1.427798e-001; krok(n+1)=9.413494e-004; ng(n+1)=2.133734e+000;
n=280; farx(n+1)=4.920071e-002; foe(n+1)=1.426572e-001; krok(n+1)=1.109421e-003; ng(n+1)=1.153880e+000;
n=281; farx(n+1)=4.821056e-002; foe(n+1)=1.424451e-001; krok(n+1)=3.683227e-003; ng(n+1)=1.671163e+000;
n=282; farx(n+1)=4.760337e-002; foe(n+1)=1.423673e-001; krok(n+1)=1.636169e-003; ng(n+1)=6.553930e+000;
n=283; farx(n+1)=4.705735e-002; foe(n+1)=1.420513e-001; krok(n+1)=5.235740e-002; ng(n+1)=8.083125e+000;
n=284; farx(n+1)=4.825015e-002; foe(n+1)=1.417779e-001; krok(n+1)=5.036156e-003; ng(n+1)=2.173664e+001;
n=285; farx(n+1)=4.772397e-002; foe(n+1)=1.410869e-001; krok(n+1)=1.725161e-002; ng(n+1)=4.920018e+001;
n=286; farx(n+1)=4.869436e-002; foe(n+1)=1.406431e-001; krok(n+1)=1.067078e-001; ng(n+1)=1.607628e+002;
n=287; farx(n+1)=4.989710e-002; foe(n+1)=1.395077e-001; krok(n+1)=1.981883e-001; ng(n+1)=2.009634e+002;
n=288; farx(n+1)=4.964395e-002; foe(n+1)=1.387492e-001; krok(n+1)=1.111619e-001; ng(n+1)=2.205603e+002;
n=289; farx(n+1)=4.933296e-002; foe(n+1)=1.378993e-001; krok(n+1)=5.234463e-002; ng(n+1)=1.809209e+002;
n=290; farx(n+1)=4.637008e-002; foe(n+1)=1.366099e-001; krok(n+1)=1.940886e-001; ng(n+1)=1.523693e+002;
n=291; farx(n+1)=4.439890e-002; foe(n+1)=1.356332e-001; krok(n+1)=1.800875e-001; ng(n+1)=1.553318e+002;
n=292; farx(n+1)=4.295343e-002; foe(n+1)=1.350518e-001; krok(n+1)=9.089589e-002; ng(n+1)=1.748628e+002;
n=293; farx(n+1)=3.949147e-002; foe(n+1)=1.336770e-001; krok(n+1)=3.839848e-001; ng(n+1)=8.184332e+001;
n=294; farx(n+1)=3.854580e-002; foe(n+1)=1.317850e-001; krok(n+1)=2.656312e-001; ng(n+1)=9.310846e+001;
n=295; farx(n+1)=4.108436e-002; foe(n+1)=1.297836e-001; krok(n+1)=2.869393e-001; ng(n+1)=8.941851e+001;
n=296; farx(n+1)=3.920271e-002; foe(n+1)=1.273975e-001; krok(n+1)=5.520515e-001; ng(n+1)=6.831265e+001;
n=297; farx(n+1)=3.774562e-002; foe(n+1)=1.254099e-001; krok(n+1)=2.002215e-001; ng(n+1)=2.202896e+002;
n=298; farx(n+1)=3.252165e-002; foe(n+1)=1.210465e-001; krok(n+1)=2.694718e-001; ng(n+1)=1.436914e+002;
n=299; farx(n+1)=2.918847e-002; foe(n+1)=1.188855e-001; krok(n+1)=8.509079e-002; ng(n+1)=1.473828e+002;
n=300; farx(n+1)=2.587898e-002; foe(n+1)=1.162299e-001; krok(n+1)=2.372633e-001; ng(n+1)=5.138314e+001;

figure; semilogy(farx,'b'); hold on; semilogy(foe,'r'); xlabel('Iteracje'); ylabel('Earx, Eoe'); legend('Earx','Eoe'); title('Uczenie predyktora OE');
figure; subplot(2,1,1); semilogy(krok); xlabel('Iteracje'); ylabel('Krok');
subplot(2,1,2); semilogy(ng); xlabel('Iteracje'); ylabel('Norma gradientu');
Earx=farx(n+1)
Eoe=foe(n+1)
